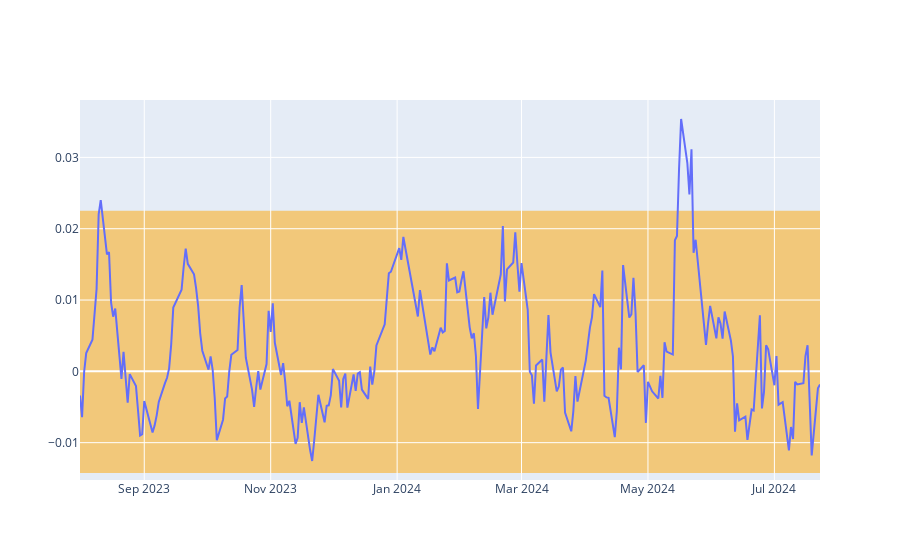

Notebook source saved alongside this figure:
### Code cell
fig = go.Figure()
fig.add_trace(go.Scatter(x=nvidia_df.index, y=nvidia_MVA_abnormal_returns_CAPM, mode="lines", name="MVA Abnormal Returns (NVDA)"))
fig.add_hrect(y0=nvidia_avg_returns-1.96*nvidia_abnormal_returns_std, y1=nvidia_avg_returns+1.96*nvidia_abnormal_returns_std, fillcolor="orange", opacity=0.5, layer="below", line_width=0)

### Figure 1 — Plotly figure (JSON) as saved in the notebook; plotly's stock layout.template omitted (floating-point values rounded to 4 significant figures; data arrays with more than 128 entries replaced by an {"elided": "..."} marker saying what was removed)
{"data": [{"mode": "lines", "name": "MVA Abnormal Returns (NVDA)", "type": "scatter", "x": {"elided": "252 str values"}, "y": {"elided": "246 float values"}}], "layout": {"shapes": [{"fillcolor": "orange", "layer": "below", "line": {"width": 0}, "opacity": 0.5, "type": "rect", "x0": 0, "x1": 1, "xref": "x domain", "y0": -0.01424, "y1": 0.0225, "yref": "y"}]}}
